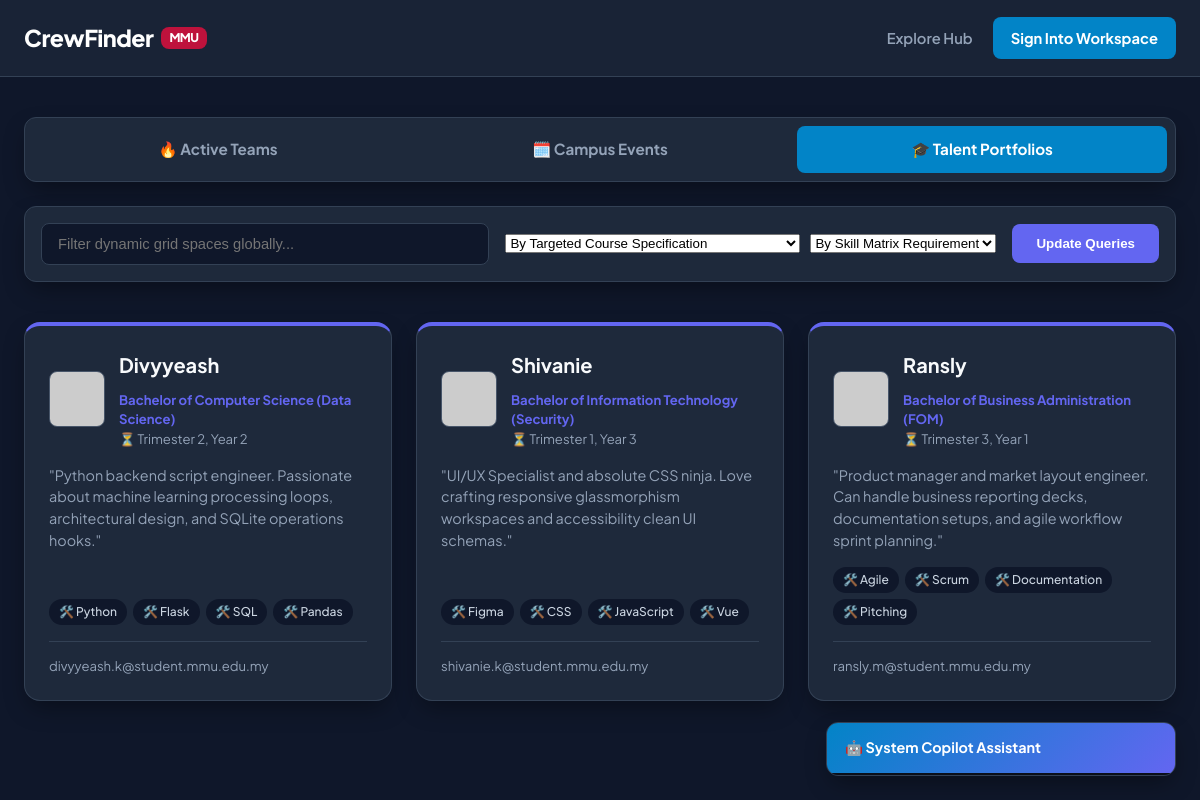
The page /?tab=portfolios on the database its author committed.
### models.py (models this page shows, shortened)
class User(db.Model, UserMixin):
    id = db.Column(db.Integer, primary_key=True)
    username = db.Column(db.String(50), unique=True, nullable=False)
    email = db.Column(db.String(120), unique=True, nullable=False)
    password_hash = db.Column(db.String(256), nullable=False)
    course = db.Column(db.String(100), nullable=True)
    semester = db.Column(db.String(50), nullable=True)
    bio = db.Column(db.Text, nullable=True)
    skills = db.Column(db.String(200), nullable=True)
    avatar_seed = db.Column(db.String(50), default="bottts")
    projects = db.relationship('Project', backref='author', lazy=True)
    events = db.relationship('Event', backref='creator', lazy=True)

### app.py (the view)
@app.route('/')
def index():
    search_query = request.args.get('search', '').strip()
    faculty_filter = request.args.get('faculty', '')
    course_filter = request.args.get('course', '')
    skill_filter = request.args.get('skill', '')
    active_tab = request.args.get('tab', 'crews')
    p_query = Project.query
    if search_query:
        p_query = p_query.filter((Project.title.contains(search_query)) | (Project.subject_code.contains(search_query)))
    if faculty_filter:
        p_query = p_query.filter(Project.tags.contains(faculty_filter.upper()))
    projects = p_query.order_by(Project.date_posted.desc()).all()
    events = Event.query.order_by(Event.date_created.desc()).all()
    u_query = User.query
    if course_filter:
        u_query = u_query.filter(User.course.contains(course_filter))
    if skill_filter:
        u_query = u_query.filter(User.skills.contains(skill_filter))
    if search_query:
        u_query = u_query.filter((User.username.contains(search_query)) | (User.skills.contains(search_query)))
    users = u_query.all()
    all_courses = sorted(list(set([u.course for u in User.query.all() if u.course])))
    raw_skills = [u.skills.split(',') for u in User.query.all() if u.skills]
    all_skills = sorted(list(set([skill.strip() for sublist in raw_skills for skill in sublist])))
    return render_template('index.html',
                           projects=projects, events=events, users=users,
                           all_courses=all_courses, all_skills=all_skills,
                           search_query=search_query, faculty_filter=faculty_filter,
                           course_filter=course_filter, skill_filter=skill_filter,
                           active_tab=active_tab)

### templates/index.html (shortened to what this page needs)
<!DOCTYPE html>
<html lang="en">
<head>
    <link rel="stylesheet" href="{{ url_for('static', filename='style.css') }}">
</head>
<body class="dashboard-body">
    <nav class="navbar">
        <div class="nav-container">
            <a href="{{ url_for('index') }}" class="nav-logo">CrewFinder <span class="mmu-tag">MMU</span></a>
            <div class="nav-links">
                <a href="{{ url_for('index', tab='crews') }}" class="{% if active_tab == 'crews' %}active{% endif %}">Explore Hub</a>
                {% if current_user.is_authenticated %}
                    <a href="{{ url_for('create_profile') }}">Edit My Portfolio</a>
                    <a href="#" onclick="toggleModal('projectModal', true)">Recruit Crew</a>
                    <a href="#" onclick="toggleModal('eventModal', true)">Host Event</a>
                    <span class="user-pill">⚡ {{ current_user.username }}</span>
                    <a href="{{ url_for('logout') }}" class="btn-nav-login logout-btn">Sign Out</a>
                {% else %}
                    <a href="{{ url_for('login') }}" class="btn-nav-login">Sign Into Workspace</a>
                {% endif %}
            </div>
        </div>
    </nav>
    <main class="dashboard-container">
        <div class="hub-tabs-container">
            <a href="{{ url_for('index', tab='crews') }}" class="tab-link {% if active_tab == 'crews' %}active{% endif %}">🔥 Active Teams</a>
            <a href="{{ url_for('index', tab='events') }}" class="tab-link {% if active_tab == 'events' %}active{% endif %}">🗓️ Campus Events</a>
            <a href="{{ url_for('index', tab='portfolios') }}" class="tab-link {% if active_tab == 'portfolios' %}active{% endif %}">🎓 Talent Portfolios</a>
        </div>
        <form method="GET" action="{{ url_for('index') }}" class="search-filter-section">
            <div class="search-box">
                <input type="text" name="search" value="{{ search_query }}" placeholder="Filter dynamic grid spaces globally...">
            </div>
            {% if active_tab == 'portfolios' %}
            <div class="specification-filters" style="display: flex; gap: 10px;">
                <select name="course">
                    <option value="">By Targeted Course Specification</option>
                </select>
                <select name="skill">
                    <option value="">By Skill Matrix Requirement</option>
                </select>
            </div>
            {% endif %}
            <button type="submit" class="btn-filter-search">Update Queries</button>
        </form>
        {% if active_tab == 'portfolios' %}
        <section class="listings-section">
            <div class="listings-grid">
                {% for user in users %}
                <div class="project-card portfolio-card">
                    <div class="portfolio-top-block">
                        <img src="https://api.dicebear.com/7.x/pixel-art/svg?seed={{ user.avatar_seed }}" alt="Profile Avatar illustration" class="portfolio-avatar">
                        <div>
                            <h3>{{ user.username }}</h3>
                            <p class="portfolio-subtext" style="color:#6366f1; font-weight:700;">{{ user.course or 'Course specifications pending' }}</p>
                            <p class="portfolio-subtext">⏳ {{ user.semester or 'N/A' }}</p>
                        </div>
                    </div>
                    <p class="project-desc">"{{ user.bio or 'This student has not deployed a custom bio summary block yet.' }}"</p>
                    <div class="project-tags">
                        {% if user.skills %}{% for skill in user.skills.split(',') %}<span>🛠️ {{ skill.strip() }}</span>{% endfor %}{% endif %}
                    </div>
                    <div class="card-footer">
                        <span class="posted-by">{{ user.email }}</span>
                    </div>
                </div>
                {% endfor %}
            </div>
        </section>
        {% endif %}
    </main>
    <div class="chat-widget" id="chatWidget">
        <div class="chat-header" onclick="toggleChat()"><h4>🤖 System Copilot Assistant</h4></div>
        <div class="chat-body" id="chatBody"><div class="msg bot">System node online. Ask me queries about dynamic specs filters or workspace messaging tools!</div></div>
    </div>
</body>
</html>

### rows shown on the page
User: username "Divyyeash", course "Bachelor of Computer Science (Data Science)", semester "Trimester 2, Year 2", bio "Python backend script engineer. Passionate about machine learning processing loops, architectural design, and SQLite operations hooks.", strip "Python" "Flask" "SQL" "Pandas", email "divyyeash.k@student.mmu.edu.my"
User: username "Shivanie", course "Bachelor of Information Technology (Security)", semester "Trimester 1, Year 3", bio "UI/UX Specialist and absolute CSS ninja. Love crafting responsive glassmorphism workspaces and accessibility clean UI schemas.", strip "Figma" "CSS" "JavaScript" "Vue", email "shivanie.k@student.mmu.edu.my"
User: username "Ransly", course "Bachelor of Business Administration (FOM)", semester "Trimester 3, Year 1", bio "Product manager and market layout engineer. Can handle business reporting decks, documentation setups, and agile workflow sprint planning.", strip "Agile" "Scrum" "Documentation" "Pitching", email "ransly.m@student.mmu.edu.my"
